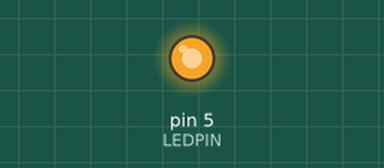
The sketch below on a simulated Arduino Uno, built with avr-gcc and run on an emulated ATmega328P. Parts: output pins drawn as LEDs (lit = HIGH).

Above: at 2.18 s.
At 20.34 s:
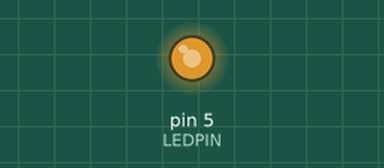
At 39.94 s:
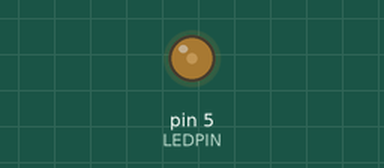
Timing chart, 0 to 40.0 s (numbered marks = the images above):
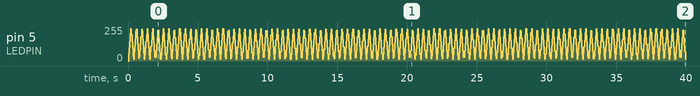

The sketch:

GS2_LED_Blink_180314.ino
```cpp
#define DIVIDE_PERIOD 20
#define DUTY_INCRE_RATIO 10
#define REPEAT_PULSE 5
#define LEDPIN 5
#define COUNT_PARTS 100

int pulsePart = 0, pwmDuty = 10, countPulse = 0 ;
boolean pwmDutyIncrease = true ;


void setup ( void )
{
  pinMode ( LEDPIN, OUTPUT ) ;
}

void loop ( void )
{
	// The wavelength is divided into 100, and the PWM duty cycle is adjusted to 100 steps
	if ( ( pulsePart == 0 ) && ( pwmDuty != 0 ) )
		digitalWrite ( LEDPIN, HIGH ) ;
	else if ( pulsePart == pwmDuty )
		digitalWrite ( LEDPIN, LOW ) ;

	delayMicroseconds ( DIVIDE_PERIOD ) ;

	// When the number of the pulseparts of the COUNT_PARTS is gathered, it becomes one wavelength
	pulsePart = ( pulsePart + 1 ) % COUNT_PARTS ;

	if ( pulsePart == 0 ) {
		// Repeat the same PWM for the REPEAT_PULSE
		countPulse = ( countPulse + 1 ) % REPEAT_PULSE ;

		if ( countPulse == 0 ) {
			if ( ( pwmDuty > 99 ) || ( pwmDuty < 1 ) )
				pwmDutyIncrease = !pwmDutyIncrease ;

			if ( pwmDutyIncrease == true )
				pwmDuty += DUTY_INCRE_RATIO ;
			else if ( pwmDutyIncrease == false )
				pwmDuty -= DUTY_INCRE_RATIO ;
		}
	}
}
```
